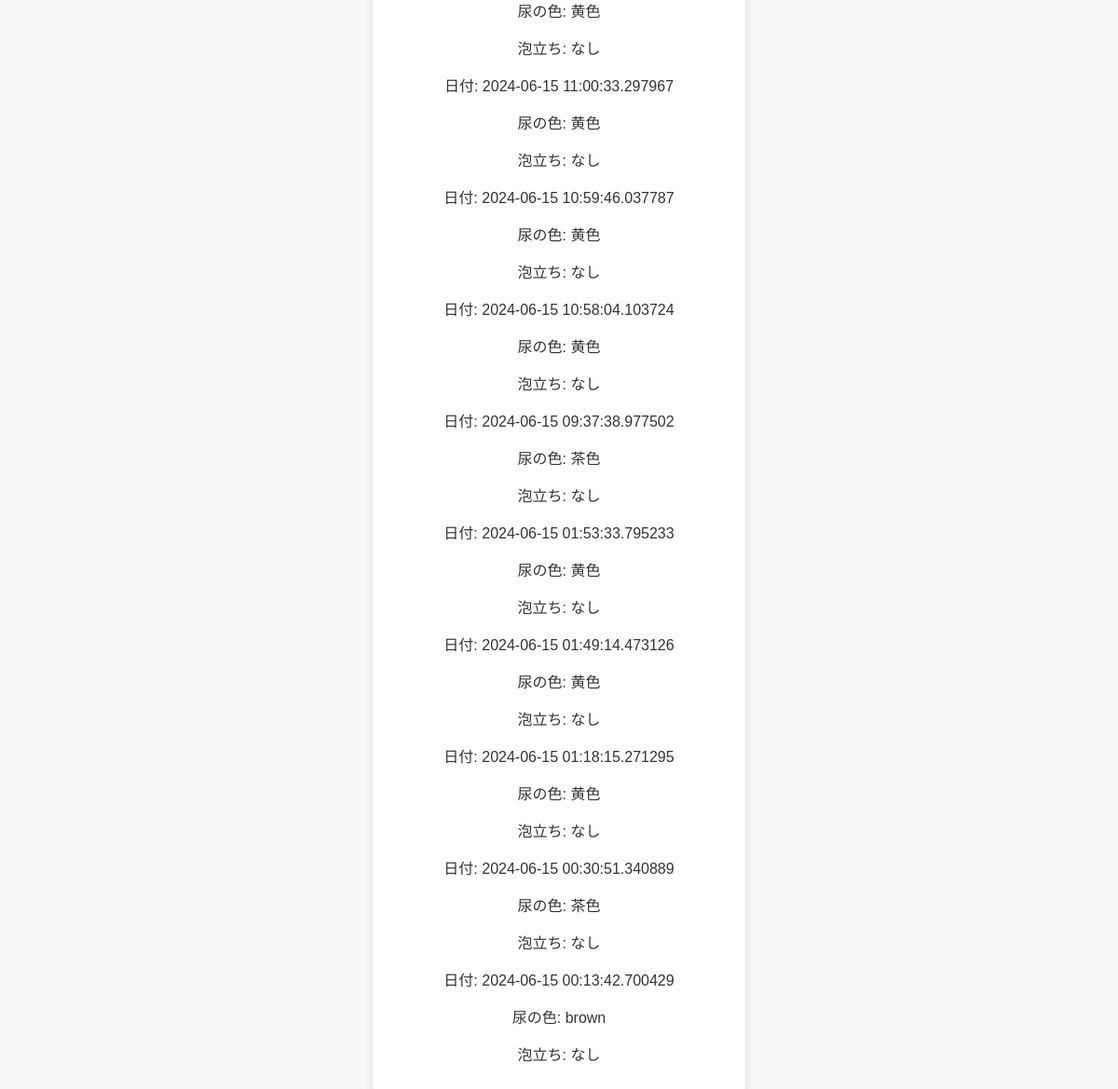
The page /history (signed in) on the database its author committed.
### app.py (models this page shows)
class Result(db.Model):
    id = db.Column(db.Integer, primary_key=True)
    color = db.Column(db.String(20), nullable=False)
    foam = db.Column(db.String(20), nullable=False)
    date = db.Column(db.DateTime, nullable=False, default=datetime.utcnow)
    user_id = db.Column(db.Integer, db.ForeignKey('user.id'), nullable=False)

### app.py (the view)
@app.route('/history')
@login_required
def history():
    results = Result.query.filter_by(user_id=current_user.id).order_by(Result.date.desc()).all()
    return render_template('history.html', results=results)

### app.py (called while the page is built)
@login_manager.user_loader
def load_user(user_id):
    return User.query.get(int(user_id))

### templates/history.html (shortened to what this page needs)
<!DOCTYPE html>
<html lang="en">
<head>
    <link rel="stylesheet" href="{{ url_for('static', filename='styles.css') }}">
</head>
<body>
    <div class="container">
        <div id="result-list">
            {% for result in results %}
            <div class="result-item">
                <p>日付: {{ result.date }}</p>
                <p>尿の色: {{ result.color }}</p>
                <p>泡立ち: {{ result.foam }}</p>
            </div>
            {% endfor %}
        </div>
    </div>
</body>
</html>

### static/styles.css (style rules this page uses)
body { background-color: #f7f7f7; font-family: 'Helvetica', 'Arial', sans-serif; color: #333; margin: 0; display: flex; justify-content: center; align-items: center; height: 100vh; box-sizing: border-box; }
.container { background-color: #ffffff; padding: 20px; border-radius: 15px; box-shadow: 0 4px 8px rgba(0, 0, 0, 0.1); width: 90%; max-width: 400px; text-align: center; box-sizing: border-box; }

### rows shown on the page
Result: color "黄色", foam "なし"
Result: date "2024-06-15 11:00:33.297967", color "黄色", foam "なし"
Result: date "2024-06-15 10:59:46.037787", color "黄色", foam "なし"
Result: date "2024-06-15 10:58:04.103724", color "黄色", foam "なし"
Result: date "2024-06-15 09:37:38.977502", color "茶色", foam "なし"
Result: date "2024-06-15 01:53:33.795233", color "黄色", foam "なし"
Result: date "2024-06-15 01:49:14.473126", color "黄色", foam "なし"
Result: date "2024-06-15 01:18:15.271295", color "黄色", foam "なし"
Result: date "2024-06-15 00:30:51.340889", color "茶色", foam "なし"
Result: date "2024-06-15 00:13:42.700429", color "brown", foam "なし"
